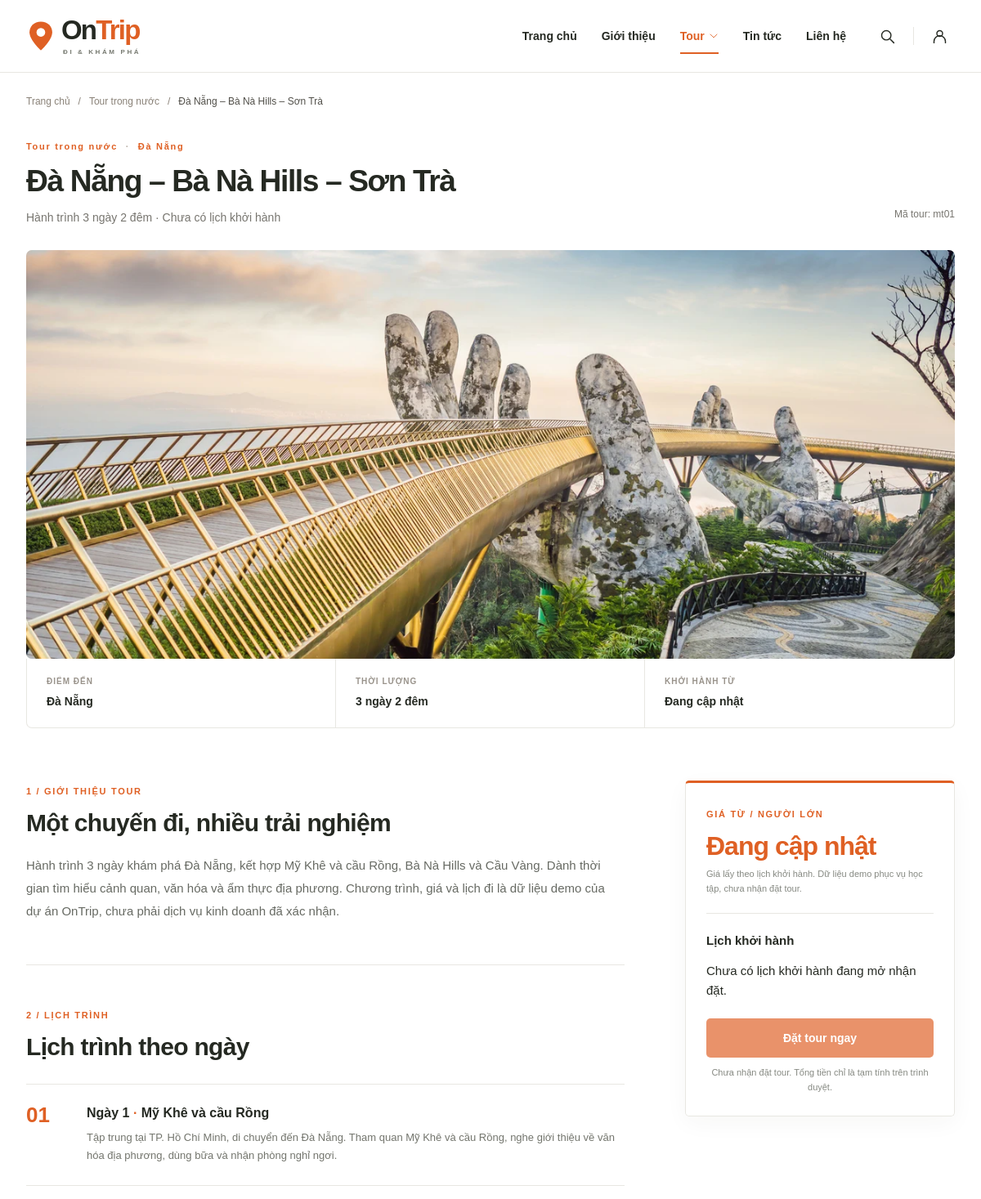
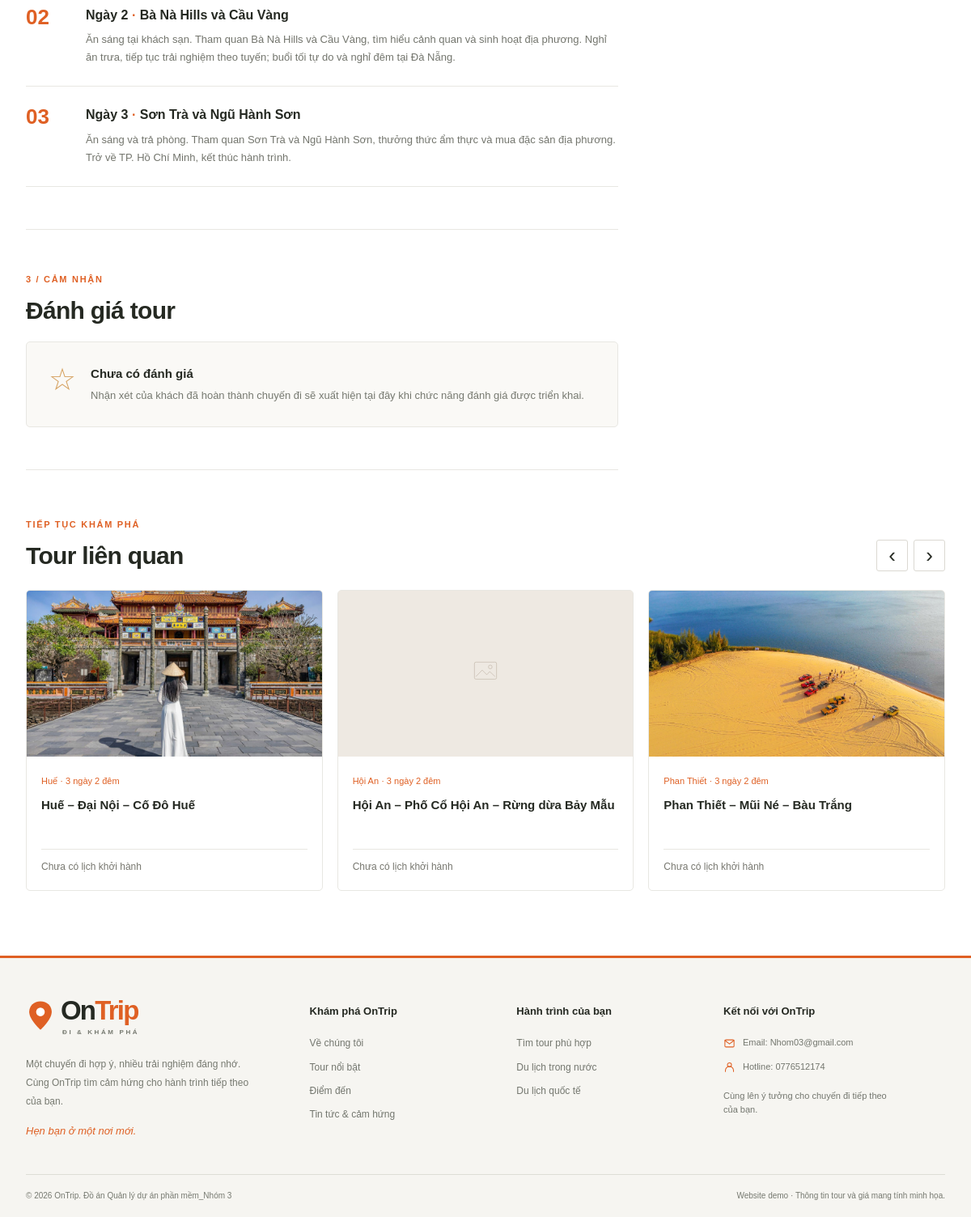
/index.php?page=tour-detail&type=domestic&id=mt01, run on the app's committed database (2 pictures, top to bottom).
### tables this page shows
CREATE TABLE IF NOT EXISTS `tour` (
    `id_tour` BIGINT UNSIGNED NOT NULL AUTO_INCREMENT,
    `ma_tour` VARCHAR(30) NOT NULL,
    `id_diem_den_chinh` BIGINT UNSIGNED NOT NULL,
    `ten_tour` VARCHAR(255) NOT NULL,
    `gioi_thieu` TEXT DEFAULT NULL,
    `so_ngay` TINYINT UNSIGNED NOT NULL,
    `duong_dan_anh` VARCHAR(255) DEFAULT NULL,
    `trang_thai` ENUM('draft', 'published', 'archived') NOT NULL DEFAULT 'draft',
    `noi_bat` TINYINT(1) NOT NULL DEFAULT 0,
    `tao_luc` TIMESTAMP NOT NULL DEFAULT CURRENT_TIMESTAMP,
    `cap_nhat_luc` TIMESTAMP NOT NULL DEFAULT CURRENT_TIMESTAMP ON UPDATE CURRENT_TIMESTAMP,
    PRIMARY KEY (`id_tour`),
    UNIQUE KEY `uq_tours_code` (`ma_tour`),
    KEY `idx_tours_destination_status` (`id_diem_den_chinh`, `trang_thai`),
    KEY `idx_tours_featured_status` (`noi_bat`, `trang_thai`),
    CONSTRAINT `chk_tours_duration` CHECK (`so_ngay` > 0),
    CONSTRAINT `fk_tours_destination` FOREIGN KEY (`id_diem_den_chinh`)
        REFERENCES `diem_den` (`id_diem_den`) ON UPDATE RESTRICT ON DELETE RESTRICT
);

CREATE TABLE IF NOT EXISTS `diem_den` (
    `id_diem_den` BIGINT UNSIGNED NOT NULL AUTO_INCREMENT,
    `ma_khu_vuc` VARCHAR(32) NOT NULL,
    `ten_diem_den` VARCHAR(120) NOT NULL,
    `duong_dan_anh` VARCHAR(255) DEFAULT NULL,
    `dang_hoat_dong` TINYINT(1) NOT NULL DEFAULT 1,
    PRIMARY KEY (`id_diem_den`),
    UNIQUE KEY `uq_destinations_region_name` (`ma_khu_vuc`, `ten_diem_den`),
    CONSTRAINT `fk_destinations_region` FOREIGN KEY (`ma_khu_vuc`)
        REFERENCES `khu_vuc_tour` (`ma_khu_vuc`) ON UPDATE CASCADE ON DELETE RESTRICT
);

CREATE TABLE IF NOT EXISTS `lich_trinh_ngay` (
    `id_lich_trinh_ngay` BIGINT UNSIGNED NOT NULL AUTO_INCREMENT,
    `id_tour` BIGINT UNSIGNED NOT NULL,
    `ngay_thu` TINYINT UNSIGNED NOT NULL,
    `tieu_de` VARCHAR(255) NOT NULL,
    `noi_dung` TEXT NOT NULL,
    PRIMARY KEY (`id_lich_trinh_ngay`),
    UNIQUE KEY `uq_itinerary_tour_day` (`id_tour`, `ngay_thu`),
    CONSTRAINT `chk_itinerary_day` CHECK (`ngay_thu` > 0),
    CONSTRAINT `fk_itinerary_tour` FOREIGN KEY (`id_tour`)
        REFERENCES `tour` (`id_tour`) ON UPDATE RESTRICT ON DELETE CASCADE
);

### app/controllers/TourController.php (called while the page is built, shortened)
<?php
require_once __DIR__ . '/../../config/database.php';
require_once __DIR__ . '/../models/tour.php';
class TourController
{
    private TourModel $model;
    public function __construct()
    {
        $this->model = new TourModel(getDatabaseConnection());
    }
    private function queryString(string $name): string
    {
        return is_string($_GET[$name] ?? null) ? trim($_GET[$name]) : '';
    }
    private function prepareImage(array $tour): array
    {
        $publicRoot = realpath(__DIR__ . '/../../public');
        $image = $tour['image'] ?? '';
        $file = $image !== '' ? realpath($publicRoot . '/' . $image) : false;
        $assetsRoot = realpath($publicRoot . '/assets/images') . DIRECTORY_SEPARATOR;
        if ($file === false || !is_file($file) || !str_starts_with($file, $assetsRoot)) {
            $tour['image'] = 'assets/images/placeholder.svg';
        }
        return $tour;
    }
    public function detail(): void
    {
        $tourType = $this->queryString('type') === 'international' ? 'international' : 'domestic';
        $typeTitle = $tourType === 'domestic' ? 'Tour trong nước' : 'Tour quốc tế';
        $code = $this->queryString('id');
        $tour = $this->model->findPublishedTour($tourType, $code);
        $notFound = $tour === null;
        $relatedTours = [];
        $selectedSchedule = null;
        if ($notFound) {
            http_response_code(404);
        } else {
            $tour = $this->prepareImage($tour);
            $selectedSchedule = $tour['schedules'][0] ?? null;
            $relatedTours = array_values(array_filter(
                $this->model->getPublishedTours($tourType),
                static fn($item) => $item['id'] !== $tour['id']
            ));
            usort($relatedTours, static fn($a, $b) =>
                (int) ($b['region'] === $tour['region']) <=> (int) ($a['region'] === $tour['region'])
            );
            $relatedTours = array_map($this->prepareImage(...), array_slice($relatedTours, 0, 6));
        }
        require __DIR__ . '/../views/tours/detail.php';
    }
}

### config/database.php (called while the page is built, shortened)
<?php
function getDatabaseConnection(): PDO
{
    $host = getenv('DB_HOST') ?: '127.0.0.1';
    $port = getenv('DB_PORT') ?: '3306';
    $database = getenv('DB_NAME') ?: 'ontrip';
    $username = getenv('DB_USER') ?: 'root';
    $password = getenv('DB_PASS');
    $password = $password === false ? '' : $password;
    $dsn = "mysql:host={$host};port={$port};dbname={$database};charset=utf8mb4";
    $connection = new PDO($dsn, $username, $password, [
        PDO::ATTR_ERRMODE => PDO::ERRMODE_EXCEPTION,
        PDO::ATTR_DEFAULT_FETCH_MODE => PDO::FETCH_ASSOC,
        PDO::ATTR_EMULATE_PREPARES => false,
    ]);
    return $connection;
}

### app/models/tour.php (called while the page is built, shortened)
<?php
class TourModel
{
    private $connection;
    public function __construct(PDO $connection)
    {
        $this->connection = $connection;
    }
    public function getPublishedTours(string $type, ?string $code = null): array
    {
        $codeCondition = $code !== null ? ' AND t.ma_tour = ?' : '';
        $statement = $this->connection->prepare(
            "SELECT t.id_tour, t.ma_tour AS id, t.ten_tour AS name, t.gioi_thieu AS introduction,
                    t.so_ngay AS days, t.duong_dan_anh AS image, t.noi_bat AS featured,
                    k.loai_tour AS type,
                    d.ten_diem_den AS destination, d.id_diem_den AS destination_id, d.ma_khu_vuc AS region
             FROM tour t
             JOIN diem_den d ON d.id_diem_den = t.id_diem_den_chinh
             JOIN khu_vuc_tour k ON k.ma_khu_vuc = d.ma_khu_vuc
             WHERE k.loai_tour = ? AND t.trang_thai = 'published' AND d.dang_hoat_dong = 1
             $codeCondition ORDER BY k.thu_tu, t.ma_tour"
        );
        $statement->execute($code !== null ? [$type, $code] : [$type]);
        $tours = $statement->fetchAll();
        $ids = array_column($tours, 'id_tour');
        $placeholders = implode(',', array_fill(0, count($ids), '?'));
        $now = new DateTimeImmutable('now', new DateTimeZone('Asia/Ho_Chi_Minh'));
        $statement = $this->connection->prepare(
            "SELECT id_lich_khoi_hanh AS id, id_tour, ngay_khoi_hanh AS date,
                    diem_khoi_hanh AS origin, gia_nguoi_lon AS adult_price,
                    gia_tre_em AS child_price, so_cho AS capacity
             FROM lich_khoi_hanh
             WHERE id_tour IN ($placeholders) AND trang_thai = 'open'
               AND ngay_khoi_hanh >= ? AND (han_dat IS NULL OR han_dat >= ?)
             ORDER BY ngay_khoi_hanh, id_lich_khoi_hanh"
        );
        $parameters = array_merge($ids, [
            $now->format('Y-m-d'),
            $now->format('Y-m-d H:i:s'),
        ]);
        $statement->execute($parameters);
        $schedules = [];
        foreach ($statement->fetchAll() as $schedule) {
            $schedule['adult_price'] = (int) $schedule['adult_price'];
            $schedule['child_price'] = (int) $schedule['child_price'];
            $schedules[$schedule['id_tour']][] = $schedule;
        }
        $statement = $this->connection->prepare(
            "SELECT tn.id_tour, tn.ma_nhu_cau FROM tour_nhu_cau tn
             JOIN nhu_cau n ON n.ma_nhu_cau = tn.ma_nhu_cau
             WHERE tn.id_tour IN ($placeholders) AND n.dang_hoat_dong = 1 ORDER BY n.thu_tu"
        );
        $statement->execute($ids);
        $needs = [];
        foreach ($statement->fetchAll() as $need) {
            $needs[$need['id_tour']][] = $need['ma_nhu_cau'];
        }
        foreach ($tours as &$tour) {
            $tour['days'] = (int) $tour['days'];
            $tour['duration'] = $tour['days'] . ' ngày ' . ($tour['days'] - 1) . ' đêm';
            $tour['needs'] = $needs[$tour['id_tour']] ?? [];
            $tour['schedules'] = $schedules[$tour['id_tour']] ?? [];
            $tour['dates'] = array_values(array_unique(array_column($tour['schedules'], 'date')));
            $tour['origins'] = array_values(array_unique(array_column($tour['schedules'], 'origin')));
            $tour['origin'] = implode(', ', $tour['origins']);
            $tour['price'] = $tour['schedules'] ? min(array_column($tour['schedules'], 'adult_price')) : null;
        }
        return $tours;
    }
    public function findPublishedTour(string $type, string $code): ?array
    {
        foreach ($this->getPublishedTours($type, $code) as $tour) {
            if ($tour['id'] === $code) {
                $statement = $this->connection->prepare(
                    'SELECT ngay_thu AS day, tieu_de AS title, noi_dung AS content
                     FROM lich_trinh_ngay WHERE id_tour = ? ORDER BY ngay_thu'
                );
                $statement->execute([$tour['id_tour']]);
                $tour['itinerary'] = $statement->fetchAll();
                return $tour;
            }
        }
        return null;
    }
}

### app/views/tours/detail.php (the view, shortened to what this page needs)
<?php
$escape = static function ($value): string {
    return htmlspecialchars((string) $value, ENT_QUOTES, 'UTF-8');
};
$adultPrice = $selectedSchedule['adult_price'] ?? 0;
$childPrice = $selectedSchedule['child_price'] ?? 0;
?>
<!doctype html>
<html lang="vi">
<head>
    <link rel="stylesheet" href="assets/css/style.css">
</head>
<body class="detail-page">
<?php require __DIR__ . '/../partials/header.php'; ?>
<main id="noi-dung" class="detail-main">
<?php if ($notFound): ?>
    <div class="container detail-not-found"><h1>Không tìm thấy tour</h1><p>Tour không tồn tại hoặc chưa được công bố.</p><a class="button button-primary" href="index.php?page=tours&amp;type=<?= $tourType ?>">Xem danh sách tour</a></div>
<?php else: ?>
    <div class="container">
        <nav class="detail-breadcrumb" aria-label="Đường dẫn trang"><a href="index.php">Trang chủ</a><span>/</span><a href="index.php?page=tours&amp;type=<?= $tourType ?>"><?= $typeTitle ?></a><span>/</span><span aria-current="page"><?= $escape($tour['name']) ?></span></nav>
        <header class="detail-heading">
            <div><span class="detail-kicker"><?= $typeTitle ?> <span>·</span> <?= $escape($tour['destination']) ?></span><h1><?= $escape($tour['name']) ?></h1><p>Hành trình <?= $escape($tour['duration']) ?> · <?= $tour['origin'] !== '' ? 'Khởi hành từ ' . $escape($tour['origin']) : 'Chưa có lịch khởi hành' ?></p></div>
            <span class="detail-code">Mã tour: <?= $escape($tour['id']) ?></span>
        </header>
        <div class="detail-hero"><img src="<?= $escape($tour['image']) ?>" alt="<?= $escape($tour['destination']) ?>" width="1200" height="590"></div>
        <div class="detail-facts" aria-label="Thông tin nhanh">
            <div><span>ĐIỂM ĐẾN</span><strong><?= $escape($tour['destination']) ?></strong></div>
            <div><span>THỜI LƯỢNG</span><strong><?= $escape($tour['duration']) ?></strong></div>
            <div><span>KHỞI HÀNH TỪ</span><strong><?= $escape($tour['origin'] ?: 'Đang cập nhật') ?></strong></div>
        </div>
        <div class="detail-layout">
            <div class="detail-content">
                <section class="detail-section" id="tong-quan">
                    <span class="detail-section-label">1 / GIỚI THIỆU TOUR</span><h2>Một chuyến đi, nhiều trải nghiệm</h2>
                    <p><?= nl2br($escape($tour['introduction'] ?: 'Giới thiệu tour đang được cập nhật.')) ?></p>
                </section>
                <section class="detail-section" id="lich-trinh">
                    <span class="detail-section-label">2 / LỊCH TRÌNH</span><h2>Lịch trình theo ngày</h2>
                    <div class="detail-days">
                        <?php foreach ($tour['itinerary'] as $day): ?>
                        <article class="detail-day">
                            <span class="detail-day-number"><?= str_pad((string) $day['day'], 2, '0', STR_PAD_LEFT) ?></span>
                            <div><h3>Ngày <?= (int) $day['day'] ?> <span>·</span> <?= $escape($day['title']) ?></h3><p><?= nl2br($escape($day['content'])) ?></p></div>
                        </article>
                        <?php endforeach; ?>
                    </div>
                </section>
                <section class="detail-section" id="danh-gia"><span class="detail-section-label">3 / CẢM NHẬN</span><h2>Đánh giá tour</h2><div class="detail-review-empty"><span aria-hidden="true">☆</span><div><strong>Chưa có đánh giá</strong><p>Nhận xét của khách đã hoàn thành chuyến đi sẽ xuất hiện tại đây khi chức năng đánh giá được triển khai.</p></div></div></section>
            </div>
            <aside class="detail-sidebar" aria-label="Lịch khởi hành và tạm tính tour">
                <div class="detail-booking" <?= $selectedSchedule ? 'data-booking-preview' : '' ?> data-adult-price="<?= $adultPrice ?>" data-child-price="<?= $childPrice ?>">
                    <span class="detail-booking-label">GIÁ TỪ / NGƯỜI LỚN</span>
                    <p class="detail-price"><?= $tour['price'] !== null ? number_format($tour['price'], 0, ',', '.') . ' <small>₫</small>' : 'Đang cập nhật' ?></p>
                    <p class="detail-price-note">Giá lấy theo lịch khởi hành. Dữ liệu demo phục vụ học tập, chưa nhận đặt tour.</p>
                    <div class="detail-booking-divider"></div><h2>Lịch khởi hành</h2>
                    <?php if (!$selectedSchedule): ?>
                        <p>Chưa có lịch khởi hành đang mở nhận đặt.</p>
                    <?php endif; ?>
                    <button class="button button-primary detail-book-button" type="button" disabled>Đặt tour ngay</button><p class="detail-static-note">Chưa nhận đặt tour. Tổng tiền chỉ là tạm tính trên trình duyệt.</p>
                </div>
            </aside>
        </div>
        <?php if ($relatedTours): ?>
        <section class="detail-related" aria-labelledby="related-title">
            <div class="detail-related-heading"><div><span class="detail-section-label">TIẾP TỤC KHÁM PHÁ</span><h2 id="related-title">Tour liên quan</h2></div><div class="detail-related-controls"><button type="button" data-related-prev aria-label="Xem các tour liên quan trước">‹</button><button type="button" data-related-next aria-label="Xem các tour liên quan tiếp theo">›</button></div></div>
            <div class="detail-related-grid" data-related-grid>
                <?php foreach ($relatedTours as $index => $related): ?>
                <article class="detail-related-card" data-related-card <?= $index >= 3 ? 'hidden' : '' ?>>
                    <a href="index.php?page=tour-detail&amp;type=<?= $tourType ?>&amp;id=<?= $escape($related['id']) ?>"><img src="<?= $escape($related['image']) ?>" alt="<?= $escape($related['destination']) ?>" width="380" height="250" loading="lazy"><div><span><?= $escape($related['destination']) ?> · <?= $escape($related['duration']) ?></span><h3><?= $escape($related['name']) ?></h3><p><?= $related['price'] !== null ? 'Từ <strong>' . number_format($related['price'], 0, ',', '.') . ' ₫</strong> / người lớn' : 'Chưa có lịch khởi hành' ?></p></div></a>
                </article>
                <?php endforeach; ?>
            </div>
        </section>
        <?php endif; ?>
    </div>
<?php endif; ?>
</main>
<?php require __DIR__ . '/../partials/footer.php'; ?>
</body>
</html>

### data on the page
tour: ten_tour "Đà Nẵng – Bà Nà Hills – Sơn Trà", id_diem_den_chinh.ten_diem_den "Đà Nẵng", ma_tour "mt01", duong_dan_anh (picture), gioi_thieu "Hành trình 3 ngày khám phá Đà Nẵng, kết hợp Mỹ Khê và cầu Rồng, Bà Nà Hills và Cầu Vàng. Dành thời gian tìm hiểu cảnh quan, văn hóa và ẩm thực địa phương. Chương trình, giá và lịch đi là dữ liệu demo của dự án OnTrip, chưa phải dịch vụ kinh doanh đã xác nhận."
lich_trinh_ngay: ngay_thu "01", ngay_thu "1", tieu_de "Mỹ Khê và cầu Rồng", noi_dung "Tập trung tại TP. Hồ Chí Minh, di chuyển đến Đà Nẵng. Tham quan Mỹ Khê và cầu Rồng, nghe giới thiệu về văn hóa địa phương, dùng bữa và nhận phòng nghỉ ngơi."
lich_trinh_ngay: ngay_thu "02", ngay_thu "2", tieu_de "Bà Nà Hills và Cầu Vàng", noi_dung "Ăn sáng tại khách sạn. Tham quan Bà Nà Hills và Cầu Vàng, tìm hiểu cảnh quan và sinh hoạt địa phương. Nghỉ ăn trưa, tiếp tục trải nghiệm theo tuyến; buổi tối tự do và nghỉ đêm tại Đà Nẵng."
lich_trinh_ngay: ngay_thu "03", ngay_thu "3", tieu_de "Sơn Trà và Ngũ Hành Sơn", noi_dung "Ăn sáng và trả phòng. Tham quan Sơn Trà và Ngũ Hành Sơn, thưởng thức ẩm thực và mua đặc sản địa phương. Trở về TP. Hồ Chí Minh, kết thúc hành trình."
tour: duong_dan_anh (picture), id_diem_den_chinh.ten_diem_den "Huế", duration "3 ngày 2 đêm", ten_tour "Huế – Đại Nội – Cố Đô Huế"
tour: shows a picture, id_diem_den_chinh.ten_diem_den "Hội An", duration "3 ngày 2 đêm", ten_tour "Hội An – Phố Cổ Hội An – Rừng dừa Bảy Mẫu"
tour: duong_dan_anh (picture), id_diem_den_chinh.ten_diem_den "Phan Thiết", duration "3 ngày 2 đêm", ten_tour "Phan Thiết – Mũi Né – Bàu Trắng"

### other printed values
$typeTitle "Tour trong nước"
$escape($tour['duration']) "3 ngày 2 đêm"
$escape($tour['origin'] ?: 'Đang cập nhật') "Đang cập nhật"
